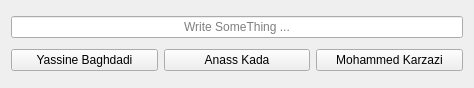
<?xml version="1.0" encoding="UTF-8"?>
<ui version="4.0">
 <class>CallTheIT</class>
 <widget class="QWidget" name="CallTheIT">
  <property name="geometry">
   <rect>
    <x>0</x>
    <y>0</y>
    <width>474</width>
    <height>88</height>
   </rect>
  </property>
  <property name="windowTitle">
   <string>CallTheIT</string>
  </property>
  <layout class="QVBoxLayout" name="verticalLayout_2">
   <item>
    <widget class="QLineEdit" name="txt">
     <property name="maxLength">
      <number>999999999</number>
     </property>
     <property name="frame">
      <bool>true</bool>
     </property>
     <property name="alignment">
      <set>Qt::AlignCenter</set>
     </property>
     <property name="placeholderText">
      <string>Write SomeThing ...</string>
     </property>
     <property name="clearButtonEnabled">
      <bool>true</bool>
     </property>
    </widget>
   </item>
   <item>
    <layout class="QHBoxLayout" name="horizontalLayout">
     <item>
      <widget class="QPushButton" name="YB">
       <property name="text">
        <string>Yassine Baghdadi</string>
       </property>
      </widget>
     </item>
     <item>
      <widget class="QPushButton" name="AK">
       <property name="text">
        <string>Anass Kada</string>
       </property>
      </widget>
     </item>
     <item>
      <widget class="QPushButton" name="MK">
       <property name="text">
        <string>Mohammed Karzazi</string>
       </property>
      </widget>
     </item>
    </layout>
   </item>
  </layout>
 </widget>
 <resources/>
 <connections/>
</ui>
